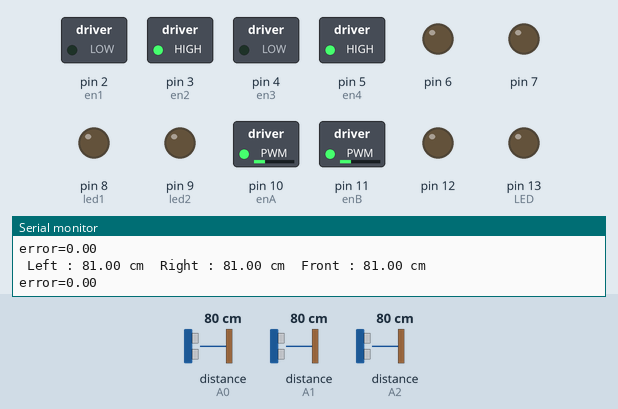
This sketch was run on a simulated Arduino Mega 2560, built with avr-gcc and run on an emulated ATmega2560. Parts: switched loads named in the sketch (green lamp = pin HIGH), output pins drawn as LEDs (lit = HIGH), the last lines printed to the serial monitor. The test bench sets the inputs (shaded band); at power-on: distance to the obstacle (sensors on A0, A2, A1) 80 cm. The echo pulse lasts 58.3 µs per cm.

Above: at 1.2 s.
1.3 s: distance to the obstacle (sensor on A0) set to 120 cm
At 2.6 s:
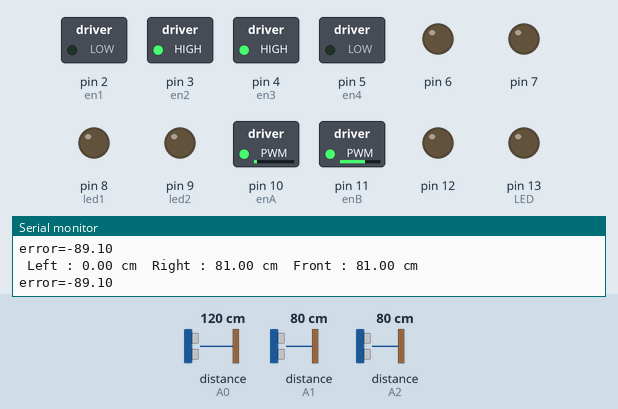
2.9 s: distance to the obstacle (sensor on A2) set to 9 cm
At 5.3 s:
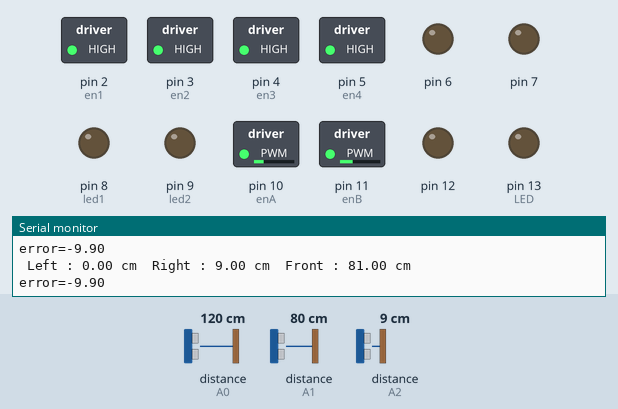
5.9 s: distance to the obstacle (sensor on A0) set to 9 cm
At 7.1 s:
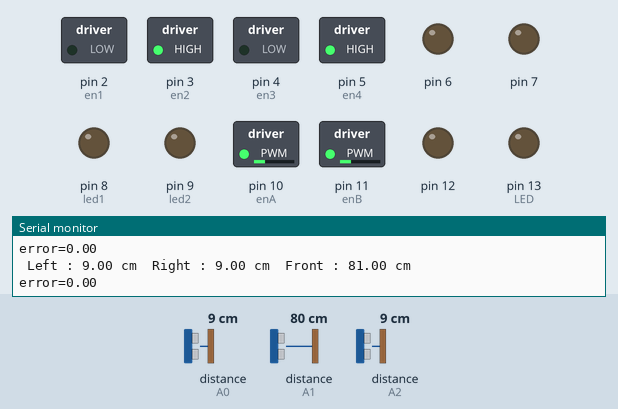
7.4 s: distance to the obstacle (sensor on A2) set to 2 cm
At 8.1 s:
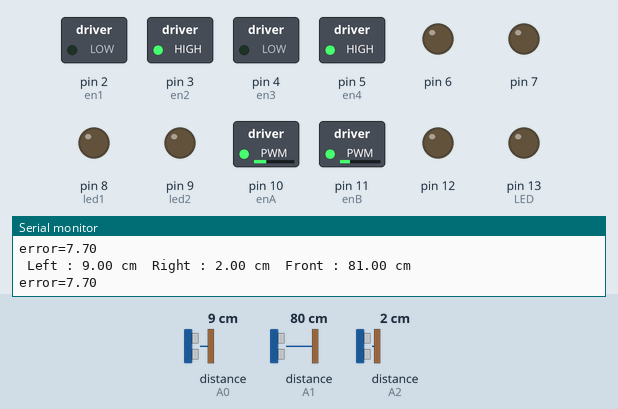
8.9 s: distance to the obstacle (sensor on A0) set to 60 cm
At 9.8 s:
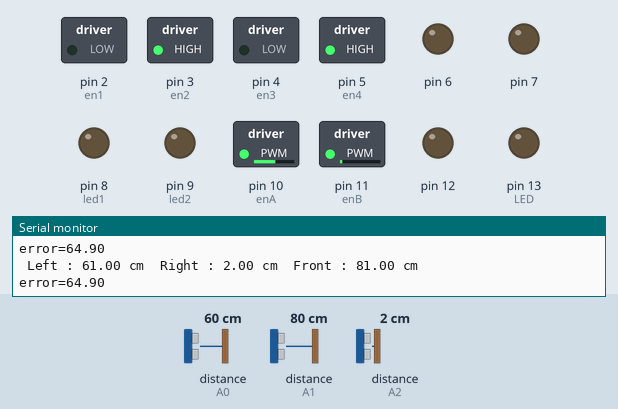
10.4 s: distance to the obstacle (sensor on A1) set to 8 cm
11.9 s: distance to the obstacle (sensor on A1) set to 5 cm
At 13.2 s:
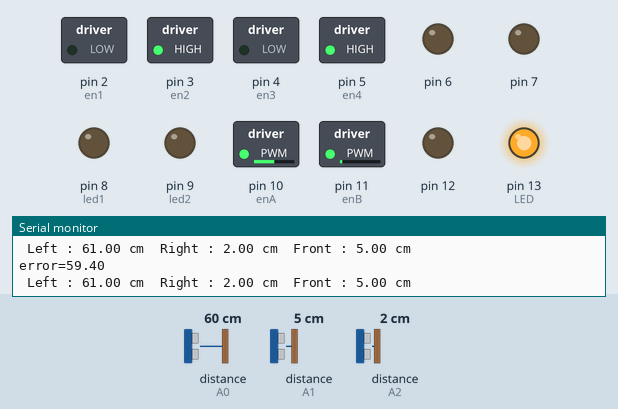
Timing chart, 0 to 14.4 s (numbered marks = the images above; inputs shaded):
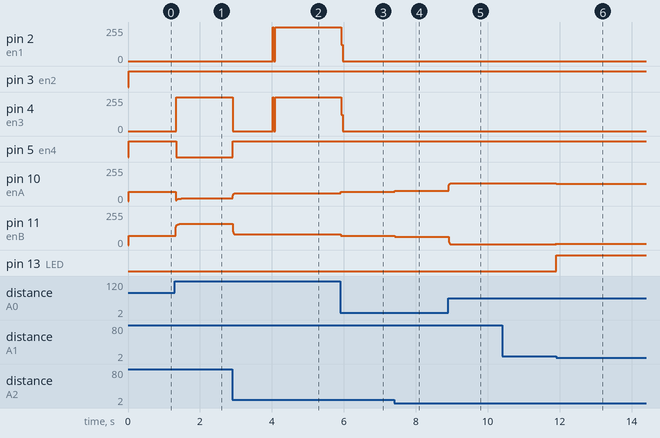

The sketch:

UltraSonic.ino
```cpp
#include <NewPing.h>

#define TRIGGER_PINL  A3
#define ECHO_PINL     A0

#define MAX_DISTANCE 100

#define TRIGGER_PINF  A4
#define ECHO_PINF     A1

#define TRIGGER_PINR  A5
#define ECHO_PINR     A2


int dir;

#define STOP 0
#define FORWARD 1
#define BACKWARD 2
#define LEFT 3
#define RIGHT 4


float P = 0.7 ;
float D = 0.5 ;
float I = 0.4 ;
float oldErrorP ;
float totalError ;
int offset = 5 ;

int wall_threshold = 13 ;
int left_threshold = 10 ;
int right_threshold = 10 ;
int front_threshold = 7 ;

boolean frontwall ;
boolean leftwall ;
boolean rightwall ;
boolean first_turn ;
boolean rightWallFollow ;
boolean leftWallFollow ;


int en1 = 2 ;
int en2 = 3 ;

int en3 = 4 ;
int en4 = 5 ;

int enA = 10 ;
int enB = 11 ;

int baseSpeed = 70 ;

int RMS ;  //right motor speeed
int LMS ;  //left motor speed

int LED = 13 ;
int led1 = 8 ;
int led2 = 9 ;


NewPing sonarLeft(TRIGGER_PINL, ECHO_PINL, MAX_DISTANCE); // setup left ultrasonic
NewPing sonarRight(TRIGGER_PINR, ECHO_PINR, MAX_DISTANCE); //setup right ultrasonic
NewPing sonarFront(TRIGGER_PINF, ECHO_PINF, MAX_DISTANCE); //setup front ultrasonic

unsigned int pingSpeed = 30; // frequincy of sending ping
unsigned long pingTimer;     // wait time for next ping


float oldLeftSensor, oldRightSensor, leftSensor, rightSensor, frontSensor, oldFrontSensor, lSensor, rSensor, fSensor;


void setup() {

  Serial.begin(115200); // Open serial monitor at 115200 baud to see ping results.


  for (int i = 2; i <= 13; i++) //For Motor driver
    pinMode(i, OUTPUT);


  first_turn = false ;    //take the first turn?
  //which algh. to use
  rightWallFollow = false ;
  leftWallFollow = false ;


}

void loop() {


  //Will it Work????//

  //NO//
  ReadSensors();

  walls();


  if ( first_turn == false ) {

    pid_start();

  }
  else if (leftWallFollow == true ) {

    PID(true) ;

  }
  else if (rightWallFollow == true ) {
    PID(false) ;
  }


  if (leftwall == true && rightwall == false && frontwall == true ) {

    PID(false) ;

    if ( first_turn == false ) {

      first_turn = true ;
      rightWallFollow = true ;

      digitalWrite(led2 , LOW );
      digitalWrite(led1 ,HIGH );
    }
  }
   if (leftwall == false && rightwall == true && frontwall == true ) {

    PID(true) ;

    if ( first_turn == false ) {

      //      left_threshold = left_threshold - offset ;          //optimization later
      //      right_threshold = right_threshold + offset ;

      first_turn = true ;
      leftWallFollow = true ;
      digitalWrite(LED , HIGH);

    }
  }
   if ( leftSensor == 0 || leftSensor > 100 && rightSensor == 0 || rightSensor > 100 && frontSensor == 0 || frontSensor > 100 ) {

    setDirection(STOP);
  }


  // print sensors on Serial//


  Serial.print(" Left : ");
  Serial.print(leftSensor);
  Serial.print(" cm ");
  Serial.print(" Right : ");
  Serial.print(rightSensor);
  Serial.print(" cm ");
  Serial.print(" Front : ");
  Serial.print(frontSensor);
  Serial.println(" cm ");

  //print error


  Serial.print("error=");
  Serial.println(totalError);


}


//Directions

void setDirection(int dir) {

  if ( dir == FORWARD ) {
    digitalWrite(en1, LOW);
    digitalWrite(en2, HIGH);
    digitalWrite(en3, LOW);
    digitalWrite(en4, HIGH);
  }
  else if ( dir == LEFT ) {
    digitalWrite(en1, HIGH);
    digitalWrite(en2, LOW );
    digitalWrite(en3, LOW );
    digitalWrite(en4, HIGH);
  }
  else if ( dir == RIGHT ) {
    digitalWrite(en1, LOW);
    digitalWrite(en2, HIGH);
    digitalWrite(en3, HIGH);
    digitalWrite(en4, LOW);
  }
  else if ( dir == STOP ) {
    digitalWrite(en1, HIGH);
    digitalWrite(en2, HIGH );
    digitalWrite(en3, HIGH );
    digitalWrite(en4, HIGH);
  }
  else if ( dir == BACKWARD ) {
    digitalWrite(en1, HIGH );
    digitalWrite(en2, LOW );
    digitalWrite(en3, HIGH );
    digitalWrite(en4, LOW );
  }
}


//Read all sensors

void ReadSensors() {
  lSensor = sonarLeft.ping_cm(); //ping in cm
  rSensor = sonarRight.ping_cm();
  fSensor = sonarFront.ping_cm();


  leftSensor = (lSensor + oldLeftSensor) / 2; //average distance between old & new readings to make the change smoother
  rightSensor = (rSensor + oldRightSensor) / 2;
  frontSensor = (fSensor + oldFrontSensor) / 2;


  oldLeftSensor = leftSensor; // save old readings for movment
  oldRightSensor = rightSensor;
  oldFrontSensor = frontSensor;

}


//start solving

void pid_start() {


  float errorP = leftSensor - rightSensor ;
  float errorD = errorP - oldErrorP;
  float errorI = (2.0 / 3.0) * errorI + errorP ;

  totalError = P * errorP + D * errorD + I * errorI ;

  oldErrorP = errorP ;


  RMS = baseSpeed + totalError ;
  LMS = baseSpeed - totalError ;
  if (RMS < 0) {

    RMS = map(RMS , 0 , -255, 0, 255);

    analogWrite(enA , RMS);
    analogWrite(enB , LMS);

    setDirection(RIGHT);

  }
  else if (LMS < 0) {
    LMS = map(LMS , 0 , -255, 0, 255);


    analogWrite(enA , RMS);
    analogWrite(enB , LMS);

    setDirection(LEFT);
  }
  else {

    analogWrite(enA , RMS);
    analogWrite(enB , LMS);

    setDirection(FORWARD);
  }


}


//follow the wall based on the algh in setup

void PID( boolean left ) {

  if (left == true ) {

    float errorP = leftSensor - rightSensor - offset ;
    float errorD = errorP - oldErrorP;
    float errorI = (2.0 / 3) * errorI + errorP ;


    totalError = P * errorP + D * errorD + I * errorI ;

    oldErrorP = errorP ;


    RMS = baseSpeed + totalError ;
    LMS = baseSpeed - totalError ;
    if (RMS < 0) {

      RMS = map(RMS , 0 , -255, 0, 255);

      analogWrite(enA , RMS);
      analogWrite(enB , LMS);

      setDirection(RIGHT);

    }
    else if (LMS < 0) {
      LMS = map(LMS , 0 , -255, 0, 255);


      analogWrite(enA , RMS);
      analogWrite(enB , LMS);

      setDirection(LEFT);
    }
    else {

      analogWrite(enA , RMS);
      analogWrite(enB , LMS);

      setDirection(FORWARD);
    }

  }
  else {

    float errorP = leftSensor - rightSensor + offset ;
    float errorD = errorP - oldErrorP;
    float errorI = (2.0 / 3) * errorI + errorP ;

    totalError = P * errorP + D * errorD + I * errorI ;

    oldErrorP = errorP ;


    RMS = baseSpeed + totalError ;
    LMS = baseSpeed - totalError ;

    if (RMS < 0) {

      RMS = map(RMS , 0 , -255, 0, 255);

      analogWrite(enA , RMS);
      analogWrite(enB , LMS);

      setDirection(RIGHT);

    }
    else if (LMS < 0) {
      LMS = map(LMS , 0 , -255, 0, 255);


      analogWrite(enA , RMS);
      analogWrite(enB , LMS);

      setDirection(LEFT);
    }
    else {

      analogWrite(enA , RMS);
      analogWrite(enB , LMS);

      setDirection(FORWARD);
    }

  }

}

//Detect walls

void walls() {


  if ( leftSensor < wall_threshold ) {
    leftwall = true ;
  }
  else {
    leftwall = false ;
  }


  if ( rightSensor < wall_threshold ) {
    rightwall = true ;
  }
  else {
    rightwall = false ;


  } if ( frontSensor < front_threshold ) {
    frontwall = true ;
  }
  else {
    frontwall = false ;
  }

}


//just read the func name

void turnright() {


  LMS = baseSpeed ;

  RMS = LMS * rightSensor / ( rightSensor + 11 ) ;


}

//same

void turnleft() {


  RMS = baseSpeed ;

  LMS = RMS * leftSensor / ( leftSensor + 11 ) ;

}
```

PID.ino
```cpp

```

Measured:
- the behaviour switches between 7 and 6 cm on distance to the obstacle (sensor on A1) (found by bisection; images 5 and 6)
- after the input at 1.3 s, pin 4 (en3): 0/255 → 255/255 at once; pin 5 (en4): HIGH → LOW at once; pin 10 (enA): 70/255 → 19/255 at once; pin 11 (enB): 70/255 → 159/255 at once
- after the input at 2.9 s, pin 4 (en3): 255/255 → 0/255 at once, → 255/255 1.1 s later; pin 10 (enA): 19/255 → 60/255 at once; pin 11 (enB): 159/255 → 79/255 at once
- after the input at 5.9 s, pin 2 (en1), pin 4 (en3): 255/255 → 0/255 at once; pin 10 (enA): 60/255 → 69/255 at once, → 70/255 0.20 s later; pin 11 (enB): 79/255 → 70/255 at once
- after the input at 7.4 s, pin 10 (enA): 70/255 → 77/255 at once; pin 11 (enB): 70/255 → 62/255 at once
- after the input at 8.9 s, pin 10 (enA): 77/255 → 134/255 at once; pin 11 (enB): 62/255 → 5/255 at once
- after the input at 11.9 s, pin 10 (enA): 134/255 → 129/255 at once; pin 11 (enB): 5/255 → 10/255 at once; pin 13 (LED): LOW → HIGH at once
